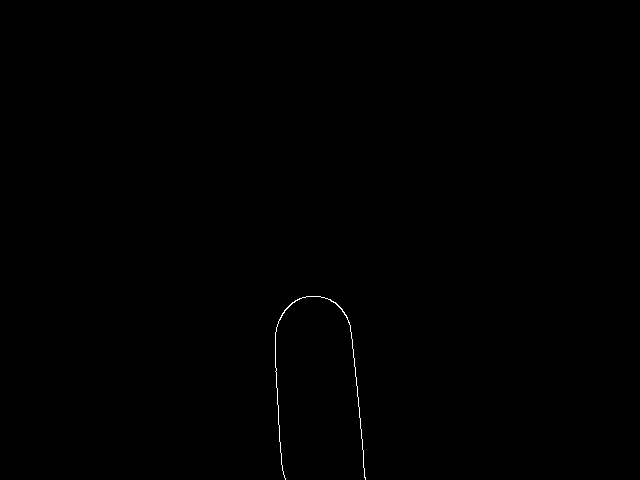
#> input picture ZAVRSNIRAD_GITHUB/NAIVNA_METODA/BIJELA_POZADINA/MEDIAN_ZA_CENTAR/slike/FutrolaZaNaocale/edges_camImage.png, 640 x 480 px, found by its file name
$ python Kod_Za_MSE_i_Klasifikaciju.py
#> lines starting #> are read from the running program, lines starting #| are printed output that depends on the picture; after the words box and inside, x2 and y2 are one past the last pixel; in counts of white or black regions, pixels touching at a corner belong together; long printed decimals are rounded
import numpy as np
import matplotlib.pyplot as plt
from PIL import Image

#Nismo dodavali komentare jer su napisani u "NAOrobot_naivna_metoda.py"

new_image_path_v2 = "edges_camImage.png"
new_image_v2 = Image.open(new_image_path_v2).convert("L")
#> new_image_v2 is the input picture: PIL image 640x480 L; 0.14% white in thin lines or dots, all inside (x1, y1, x2, y2) = (275, 296, 366, 480)

new_image_array_v2 = np.array(new_image_v2)

new_binary_array_v2 = np.where(new_image_array_v2 > 128, 1, 0)

new_white_pixels_v2 = np.argwhere(new_binary_array_v2 == 1)
#> new_white_pixels_v2 = 432 pairs, first value 296 to 479, second value 275 to 365

#MEDIAN ZA CENTAR
new_center_x_v2 = np.median(new_white_pixels_v2[:, 1])
#> new_center_x_v2 = 313.5
new_center_y_v2 = np.median(new_white_pixels_v2[:, 0])
#> new_center_y_v2 = 372
new_center_v2 = (new_center_x_v2, new_center_y_v2)
#> new_center_v2 = (313.5, 372)

new_radii_v2 = np.sqrt((new_white_pixels_v2[:, 1] - new_center_x_v2) ** 2 + (new_white_pixels_v2[:, 0] - new_center_y_v2) ** 2)
#> new_radii_v2 = 432 values, max 118.7 at index 431, min 37.5 at index 215, mean 65.42

new_mean_radius_v2 = np.mean(new_radii_v2)
#> new_mean_radius_v2 = 65.42

new_output_image_v2 = np.copy(new_binary_array_v2)

new_output_image_v2 = new_output_image_v2 * 255

fig, ax = plt.subplots()
ax.imshow(new_output_image_v2, cmap='gray')

new_circle_v2 = plt.Circle((new_center_x_v2, new_center_y_v2), new_mean_radius_v2, color='cyan', fill=False)
ax.add_patch(new_circle_v2)

plt.axis('off')

new_output_path_v2 = "fitted.png"
plt.savefig(new_output_path_v2, bbox_inches='tight', pad_inches=0)
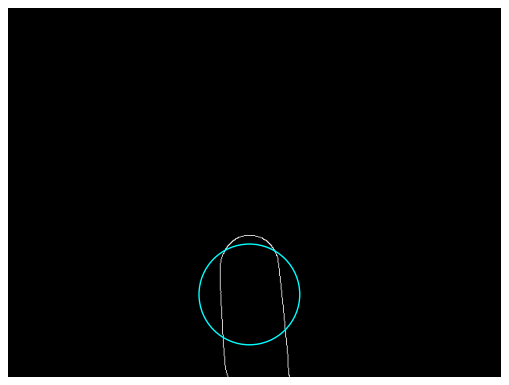
#> figure drawn by matplotlib, 1 panel

distances = np.sqrt((new_white_pixels_v2[:, 1] - new_center_x_v2) ** 2 + (new_white_pixels_v2[:, 0] - new_center_y_v2) ** 2)
#> distances has the same summary as new_radii_v2

differences = distances - new_mean_radius_v2
#> differences = 432 values, max 53.33 at index 431, min -27.92 at index 215, mean 6.32e-15

mse = np.mean(differences ** 2)
#> mse = 394.5

threshold = 50.0

is_circle = mse < threshold
#> is_circle = False

print(mse, is_circle)
#| 394.483 False
